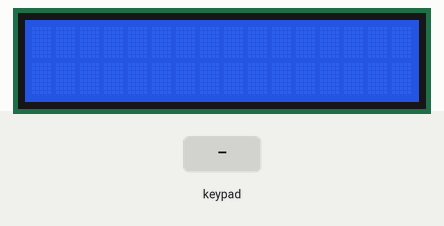
Recording of a sketch running on a simulated Arduino Uno, built with avr-gcc and run on an emulated ATmega328P. Shown: 16×2 character LCD. The inputs (shaded band) are chosen by the test bench.

Above: at 1.2 s.
1.3 s: keypad keys 9 8 7 6 # pressed 0.4 s apart
At 3.6 s:
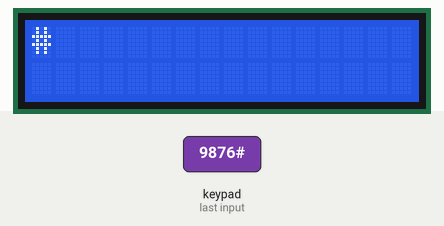
4.8 s: key 'A' pressed
At 6.0 s:
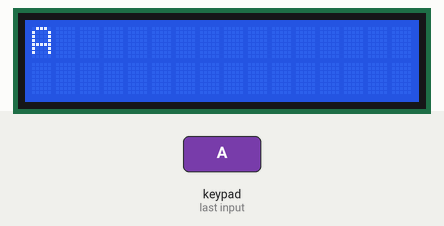
6.3 s: key 'B' pressed
At 7.5 s:
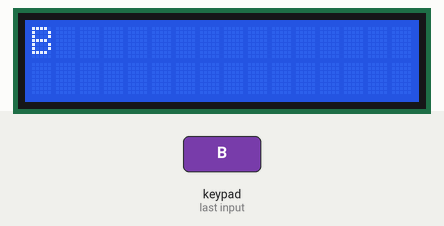
7.8 s: keypad keys 9 8 7 6 * pressed 0.4 s apart
At 9.9 s:
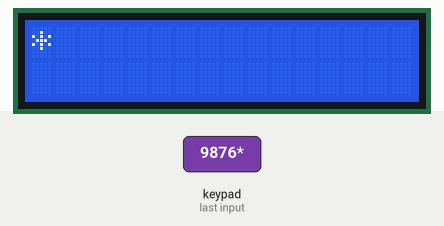
11.3 s: key 'C' pressed
At 12.5 s:
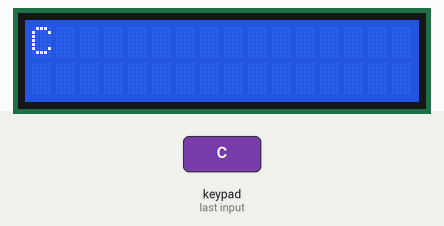
12.8 s: keypad keys 9 8 7 6 D pressed 0.4 s apart
At 13.0 s:
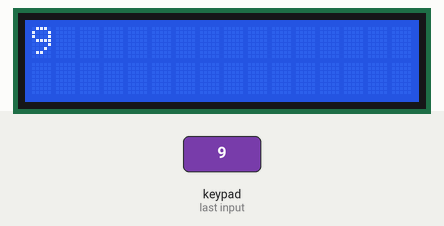
Timing chart, 0 to 15.8 s (numbered marks = the images above; inputs shaded):
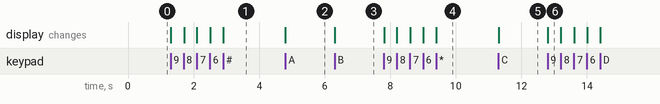

The sketch:

Keypad_With_LCD.ino
```cpp
#include <LiquidCrystal.h>
#include <Keypad.h>

const byte ROW = 4;
const byte COLM = 4;

char AllKeys[ROW][COLM] = {
  {'1', '2', '3', 'A'},
  {'4', '5', '6', 'B'},
  {'7', '8', '9', 'C'},
  {'*', '0', '#', 'D'}
};

byte rowPin[ROW] = {9, 8, 7, 6};
byte colPin[COLM] = {5, 4, 3, 2};

Keypad K = Keypad(makeKeymap(AllKeys), rowPin, colPin, ROW, COLM);

LiquidCrystal lcd(10, 11, 12, 13, 14, 15);

void setup() {
  lcd.begin(16, 2);
}

void loop() {
  char Key = K.getKey();

  if (Key) {
    lcd.setCursor(0, 0);
    lcd.print(Key);
  }
}
```

Measured:
- after the input at 1.3 s, the display: first changes at once (image 1 shows a later state)
- after the input at 4.8 s, the display: changes at once (image 2)
- after the input at 6.3 s, the display: changes at once (image 3)
- after the input at 7.8 s, the display: first changes at once (image 4 shows a later state)
- after the input at 11.3 s, the display: changes at once (image 5)
- after the input at 12.8 s, the display: changes at once (image 6)
